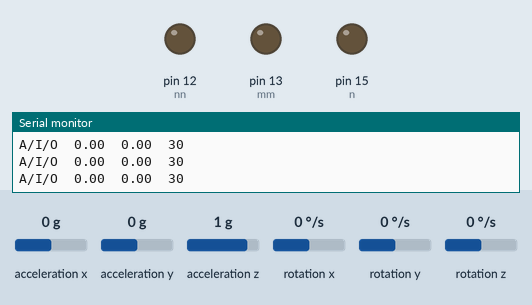
This sketch was run on a simulated Arduino Uno, built with avr-gcc and run on an emulated ATmega328P. Parts: output pins drawn as LEDs (lit = HIGH), the last lines printed to the serial monitor. The inputs (shaded band) are chosen by the test bench; at power-on: acceleration x 0 g, acceleration y 0 g, acceleration z 1 g, rotation x 0 °/s, rotation y 0 °/s, rotation z 0 °/s. The sensor or clock chip raises its interrupt line as the real part does; pins used as bus, display or sensor lines are not drawn.

Above: at 1.7 s.
1.8 s: acceleration x set to -1.4 g
At 2.6 s:
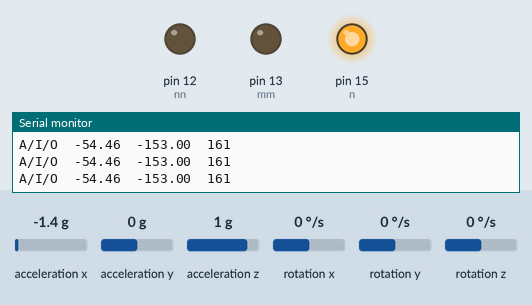
3.3 s: acceleration x set to 0 g
At 3.9 s:
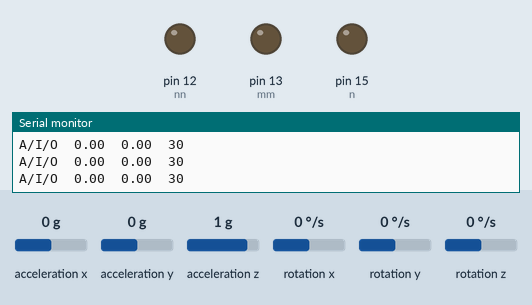
4.9 s: acceleration x set to 0.8 g
At 6.1 s:
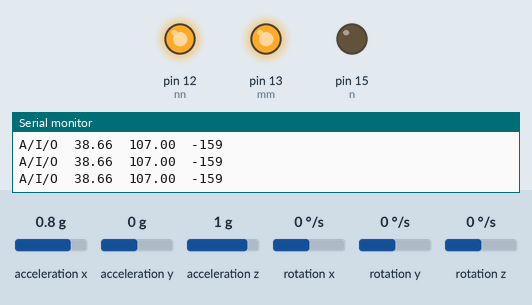
6.4 s: acceleration x set to -0.8 g
At 7.4 s:
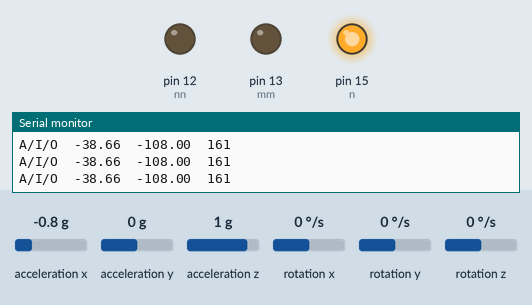
Timing chart, 0 to 8.9 s (numbered marks = the images above; inputs shaded):
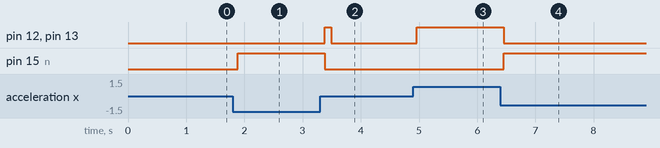

Measured:
- after the input at 1.8 s, pin 15 (n): LOW → HIGH after 0.09 s
- after the input at 3.3 s, pin 12 (nn), pin 13 (mm): LOW → HIGH after 0.08 s, → LOW 0.11 s later; pin 15 (n): HIGH → LOW after 0.08 s
- after the input at 4.9 s, pin 12 (nn), pin 13 (mm): LOW → HIGH after 0.06 s
- after the input at 6.4 s, pin 12 (nn), pin 13 (mm): HIGH → LOW after 0.06 s; pin 15 (n): LOW → HIGH after 0.06 s

The sketch:

PID_motor_controller_with_MPU6050.ino
```cpp
#include "I2Cdev.h"
#include <PID_v1.h>
#include "MPU6050_6Axis_MotionApps20.h"
#include <analogWrite.h>
//#include "MPU6050.h" // not necessary if using MotionApps include file

// Arduino Wire library is required if I2Cdev I2CDEV_ARDUINO_WIRE implementation
// is used in I2Cdev.h
#if I2CDEV_IMPLEMENTATION == I2CDEV_ARDUINO_WIRE
    #include "Wire.h"
#endif
#define m 0
#define mm 13
#define n 15
#define nn 12
double Setpoint ; // will be the desired value
double Input; // photo sensor
double Output = 127.5 ; //LED
int pwm ;
//PID parameters
double Kp=12, Ki=0, Kd=1;

//create PID instance
PID myPID(&Input, &Output, &Setpoint, Kp, Ki, Kd, DIRECT);
// class default I2C address is 0x68
// specific I2C addresses may be passed as a parameter here
// AD0 low = 0x68 (default for SparkFun breakout and InvenSense evaluation board)
// AD0 high = 0x69
MPU6050 mpu;
//MPU6050 mpu(0x69); // <-- use for AD0 high

/* =========================================================================
   NOTE: In addition to connection 3.3v, GND, SDA, and SCL, this sketch
   depends on the MPU-6050's INT pin being connected to the Arduino's
   external interrupt #0 pin. On the Arduino Uno and Mega 2560, this is
   digital I/O pin 2.
 * ========================================================================= */

/* =========================================================================
   NOTE: Arduino v1.0.1 with the Leonardo board generates a compile error
   when using Serial.write(buf, len). The Teapot output uses this method.
   The solution requires a modification to the Arduino USBAPI.h file, which
   is fortunately simple, but annoying. This will be fixed in the next IDE
   release. For more info, see these links:

   http://arduino.cc/forum/index.php/topic,109987.0.html
   http://code.google.com/p/arduino/issues/detail?id=958
 * ========================================================================= */


// uncomment "OUTPUT_READABLE_QUATERNION" if you want to see the actual
// quaternion components in a [w, x, y, z] format (not best for parsing
// on a remote host such as Processing or something though)
//#define OUTPUT_READABLE_QUATERNION

// uncomment "OUTPUT_READABLE_EULER" if you want to see Euler angles
// (in degrees) calculated from the quaternions coming from the FIFO.
// Note that Euler angles suffer from gimbal lock (for more info, see
// http://en.wikipedia.org/wiki/Gimbal_lock)
//#define OUTPUT_READABLE_EULER

// uncomment "OUTPUT_READABLE_YAWPITCHROLL" if you want to see the yaw/
// pitch/roll angles (in degrees) calculated from the quaternions coming
// from the FIFO. Note this also requires gravity vector calculations.
// Also note that yaw/pitch/roll angles suffer from gimbal lock (for
// more info, see: http://en.wikipedia.org/wiki/Gimbal_lock)
#define OUTPUT_READABLE_YAWPITCHROLL

// uncomment "OUTPUT_READABLE_REALACCEL" if you want to see acceleration
// components with gravity removed. This acceleration reference frame is
// not compensated for orientation, so +X is always +X according to the
// sensor, just without the effects of gravity. If you want acceleration
// compensated for orientation, us OUTPUT_READABLE_WORLDACCEL instead.
//#define OUTPUT_READABLE_REALACCEL

// uncomment "OUTPUT_READABLE_WORLDACCEL" if you want to see acceleration
// components with gravity removed and adjusted for the world frame of
// reference (yaw is relative to initial orientation, since no magnetometer
// is present in this case). Could be quite handy in some cases.
//#define OUTPUT_READABLE_WORLDACCEL

// uncomment "OUTPUT_TEAPOT" if you want output that matches the
// format used for the InvenSense teapot demo
//#define OUTPUT_TEAPOT


//#define LED_PIN 3 // (Arduino is 13, Teensy is 11, Teensy++ is 6)
bool blinkState = false;

// MPU control/status vars
bool dmpReady = false;  // set true if DMP init was successful
uint8_t mpuIntStatus;   // holds actual interrupt status byte from MPU
uint8_t devStatus;      // return status after each device operation (0 = success, !0 = error)
uint16_t packetSize;    // expected DMP packet size (default is 42 bytes)
uint16_t fifoCount;     // count of all bytes currently in FIFO
uint8_t fifoBuffer[640]; // FIFO storage buffer

// orientation/motion vars
Quaternion q;           // [w, x, y, z]         quaternion container
VectorInt16 aa;         // [x, y, z]            accel sensor measurements
VectorInt16 aaReal;     // [x, y, z]            gravity-free accel sensor measurements
float ax;
float ay;
float az;
VectorInt16 aaWorld;    // [x, y, z]            world-frame accel sensor measurements
VectorFloat gravity;    // [x, y, z]            gravity vector
float euler[3];         // [psi, theta, phi]    Euler angle container
float ypr[3];           // [yaw, pitch, roll]   yaw/pitch/roll container and gravity vector

// packet structure for InvenSense teapot demo
uint8_t teapotPacket[14] = { '$', 0x02, 0,0, 0,0, 0,0, 0,0, 0x00, 0x00, '\r', '\n' };


// ================================================================
// ===               INTERRUPT DETECTION ROUTINE                ===
// ================================================================

volatile bool mpuInterrupt = false;     // indicates whether MPU interrupt pin has gone high
void dmpDataReady() {
    mpuInterrupt = true;
}


// ================================================================
// ===                      INITIAL SETUP                       ===
// ================================================================

void setup() {
    // join I2C bus (I2Cdev library doesn't do this automatically)
    #if I2CDEV_IMPLEMENTATION == I2CDEV_ARDUINO_WIRE
        Wire.begin();
        //TWBR = 24; // 400kHz I2C clock (200kHz if CPU is 8MHz)
    #elif I2CDEV_IMPLEMENTATION == I2CDEV_BUILTIN_FASTWIRE
        Fastwire::setup(400, true);
    #endif

    // initialize serial communication
    // (115200 chosen because it is required for Teapot Demo output, but it's
    // really up to you depending on your project)
    Serial.begin(115200);
    while (!Serial); // wait for Leonardo enumeration, others continue immediately
     Setpoint = 2;
    //Turn the PID on
    myPID.SetMode(AUTOMATIC);
    myPID.SetTunings(Kp, Ki, Kd);
    // NOTE: 8MHz or slower host processors, like the Teensy @ 3.3v or Ardunio
    // Pro Mini running at 3.3v, cannot handle this baud rate reliably due to
    // the baud timing being too misaligned with processor ticks. You must use
    // 38400 or slower in these cases, or use some kind of external separate
    // crystal solution for the UART timer.

    // initialize device
  //  Serial.println(F("Initializing I2C devices..."));
    mpu.initialize();

    // verify connection
    //Serial.println(F("Testing device connections..."));
    //Serial.println(mpu.testConnection() ? F("MPU6050 connection successful") : F("MPU6050 connection failed"));

    // wait for ready
    //Serial.println(F("\nSend any character to begin DMP programming and demo: "));
    //while (Serial.available() && Serial.read()); // empty buffer
    //while (!Serial.available());                 // wait for data
    //while (Serial.available() && Serial.read()); // empty buffer again

    // load and configure the DMP
    //Serial.println(F("Initializing DMP..."));
    devStatus = mpu.dmpInitialize();

    // supply your own gyro offsets here, scaled for min sensitivity


 /*          |   ACCELEROMETER    |           GYROSCOPE
 * DLPF_CFG | Bandwidth | Delay  | Bandwidth | Delay  | Sample Rate
 * ---------+-----------+--------+-----------+--------+-------------
 * 0        | 260Hz     | 0ms    | 256Hz     | 0.98ms | 8kHz
 * 1        | 184Hz     | 2.0ms  | 188Hz     | 1.9ms  | 1kHz
 * 2        | 94Hz      | 3.0ms  | 98Hz      | 2.8ms  | 1kHz
 * 3        | 44Hz      | 4.9ms  | 42Hz      | 4.8ms  | 1kHz
 * 4        | 21Hz      | 8.5ms  | 20Hz      | 8.3ms  | 1kHz
 * 5        | 10Hz      | 13.8ms | 10Hz      | 13.4ms | 1kHz
 * 6        | 5Hz       | 19.0ms | 5Hz       | 18.6ms | 1kHz
 * 7        |   -- Reserved --   |   -- Reserved --   | Reserved
 */
    // supply your own gyro offsets here, scaled for min sensitivity
    mpu.setXGyroOffset(-62);
    mpu.setYGyroOffset(-78);
    mpu.setZGyroOffset(17);
    mpu.setXAccelOffset(-3345); // 1688 factory default for my test chip
    mpu.setYAccelOffset(-396);
    mpu.setZAccelOffset(389);
    mpu.setFullScaleAccelRange(MPU6050_ACCEL_FS_2);
    mpu.setFullScaleGyroRange(MPU6050_GYRO_FS_2000);
    mpu.setDLPFMode(MPU6050_DLPF_BW_5);


    // make sure it worked (returns 0 if so)
    if (devStatus == 0) {
        // turn on the DMP, now that it's ready
        //Serial.println(F("Enabling DMP..."));
        mpu.setDMPEnabled(true);

        // enable Arduino interrupt detection
        //Serial.println(F("Enabling interrupt detection (Arduino external interrupt 0)..."));
        attachInterrupt(19, dmpDataReady, RISING);
        mpuIntStatus = mpu.getIntStatus();

        // set our DMP Ready flag so the main loop() function knows it's okay to use it
        //Serial.println(F("DMP ready! Waiting for first interrupt..."));
        dmpReady = true;

        // get expected DMP packet size for later comparison
        packetSize = mpu.dmpGetFIFOPacketSize();
    } else {
        // ERROR!
        // 1 = initial memory load failed
        // 2 = DMP configuration updates failed
        // (if it's going to break, usually the code will be 1)
        //Serial.print(F("DMP Initialization failed (code "));
        Serial.print(devStatus);
        Serial.println(F(")"));
    }

    // configure LED for output
    pinMode (m, OUTPUT);
    pinMode (mm, OUTPUT);
    pinMode (n, OUTPUT);
    pinMode (nn, OUTPUT);

}


// ================================================================
// ===                    MAIN PROGRAM LOOP                     ===
// ================================================================

void loop() {
    // if programming failed, don't try to do anything
    if (!dmpReady) return;

    // wait for MPU interrupt or extra packet(s) available
    while (!mpuInterrupt && fifoCount < packetSize) {
        // other program behavior stuff here
        // .
        // .
        // .
        // if you are really paranoid you can frequently test in between other
        // stuff to see if mpuInterrupt is true, and if so, "break;" from the
        // while() loop to immediately process the MPU data
        // .
        // .
        // .
    }

    // reset interrupt flag and get INT_STATUS byte
    mpuInterrupt = false;
    mpuIntStatus = mpu.getIntStatus();

    // get current FIFO count
    fifoCount = mpu.getFIFOCount();

    // check for overflow (this should never happen unless our code is too inefficient)
    if ((mpuIntStatus & 0x10) || fifoCount == 1024) {
        // reset so we can continue cleanly
        mpu.resetFIFO();
        //Serial.println(F("FIFO overflow!"));

    // otherwise, check for DMP data ready interrupt (this should happen frequently)
    } else if (mpuIntStatus & 0x02) {
        // wait for correct available data length, should be a VERY short wait
        while (fifoCount < packetSize) fifoCount = mpu.getFIFOCount();

        // read a packet from FIFO
        mpu.getFIFOBytes(fifoBuffer, packetSize);

        // track FIFO count here in case there is > 1 packet available
        // (this lets us immediately read more without waiting for an interrupt)
        fifoCount -= packetSize;

        #ifdef OUTPUT_READABLE_QUATERNION
            // display quaternion values in easy matrix form: w x y z
            mpu.dmpGetQuaternion(&q, fifoBuffer);
            Serial.print("quat\t");
            Serial.print(q.w);
            Serial.print("\t");
            Serial.print(q.x);
            Serial.print("\t");
            Serial.print(q.y);
            Serial.print("\t");
            Serial.println(q.z);
        #endif

        #ifdef OUTPUT_READABLE_EULER
            // display Euler angles in degrees
            mpu.dmpGetQuaternion(&q, fifoBuffer);
            mpu.dmpGetEuler(euler, &q);
            Serial.print("euler\t");
            Serial.print(euler[0] * 180/M_PI);
            Serial.print("\t");
            Serial.print(euler[1] * 180/M_PI);
            Serial.print("\t");
            Serial.println(euler[2] * 180/M_PI);
        #endif

        #ifdef OUTPUT_READABLE_YAWPITCHROLL
            // display Euler angles in degrees
            mpu.dmpGetQuaternion(&q, fifoBuffer);
            mpu.dmpGetGravity(&gravity, &q);
            mpu.dmpGetYawPitchRoll(ypr, &q, &gravity);
            /*Serial.print("ypr\t");
            Serial.print(ypr[0] * 180/M_PI);
            Serial.print("\t");
            Serial.print(ypr[1] * 180/M_PI);
            Serial.print("\t");
            Serial.println(ypr[2] * 180/M_PI);*/
            Input = map((ypr[1] * 180/M_PI), -90, 90, -255, 255);
            myPID.Compute();
            pwm = map(Output, 0 , 255, -160, 160) +1 ;
            Serial.print("A/I/O\t");
            Serial.print(ypr[1] * 180/M_PI);
            Serial.print("\t");
            Serial.print(Input);
            Serial.print("\t");
            Serial.println(pwm);
            if(pwm > 0){
              analogWrite(m, pwm);
              analogWrite(mm, LOW);
              analogWrite(n, pwm);
              analogWrite(nn, LOW);
              } else if  (pwm < 0) {
              //pwm = -pwm;
              analogWrite(m, LOW);
              analogWrite(mm, -pwm);
              analogWrite(n, LOW);
              analogWrite(nn, -pwm);
              }
              else{
              analogWrite(m, LOW);
              analogWrite(mm, LOW);
              analogWrite(n, LOW);
              analogWrite(nn, LOW);
              }
              //delay(20);
        #endif

        #ifdef OUTPUT_READABLE_REALACCEL


            // display real acceleration, adjusted to remove gravity
            mpu.dmpGetQuaternion(&q, fifoBuffer);
            mpu.dmpGetAccel(&aa, fifoBuffer);
            mpu.dmpGetGravity(&gravity, &q);
            mpu.dmpGetLinearAccel(&aaReal, &aa, &gravity);
            //Serial.print("areal\t");

            ax = aaReal.x / 163.84;
            Serial.print(ax ,6);
            Serial.print(",");
            ay = aaReal.y / 163.84;
            Serial.print(ay, 6);
            Serial.print(",");
            az = aaReal.z / 163.84 + 0.192918;
            Serial.println(az, 6);
            then = now;

        #endif

        #ifdef OUTPUT_READABLE_WORLDACCEL
            // display initial world-frame acceleration, adjusted to remove gravity
            // and rotated based on known orientation from quaternion
            mpu.dmpGetQuaternion(&q, fifoBuffer);
            mpu.dmpGetAccel(&aa, fifoBuffer);
            mpu.dmpGetGravity(&gravity, &q);
            mpu.dmpGetLinearAccel(&aaReal, &aa, &gravity);
            mpu.dmpGetLinearAccelInWorld(&aaWorld, &aaReal, &q);
            Serial.print("aworld\t");
            Serial.print(aaWorld.x);
            Serial.print("\t");
            Serial.print(aaWorld.y);
            Serial.print("\t");
            Serial.println(aaWorld.z);
        #endif

        #ifdef OUTPUT_TEAPOT
            // display quaternion values in InvenSense Teapot demo format:
            teapotPacket[2] = fifoBuffer[0];
            teapotPacket[3] = fifoBuffer[1];
            teapotPacket[4] = fifoBuffer[4];
            teapotPacket[5] = fifoBuffer[5];
            teapotPacket[6] = fifoBuffer[8];
            teapotPacket[7] = fifoBuffer[9];
            teapotPacket[8] = fifoBuffer[12];
            teapotPacket[9] = fifoBuffer[13];
            Serial.write(teapotPacket, 14);
            teapotPacket[11]++; // packetCount, loops at 0xFF on purpose
        #endif

        // blink LED to indicate activity
        blinkState = !blinkState;
        //digitalWrite(LED_PIN, blinkState);

    }
}
```
